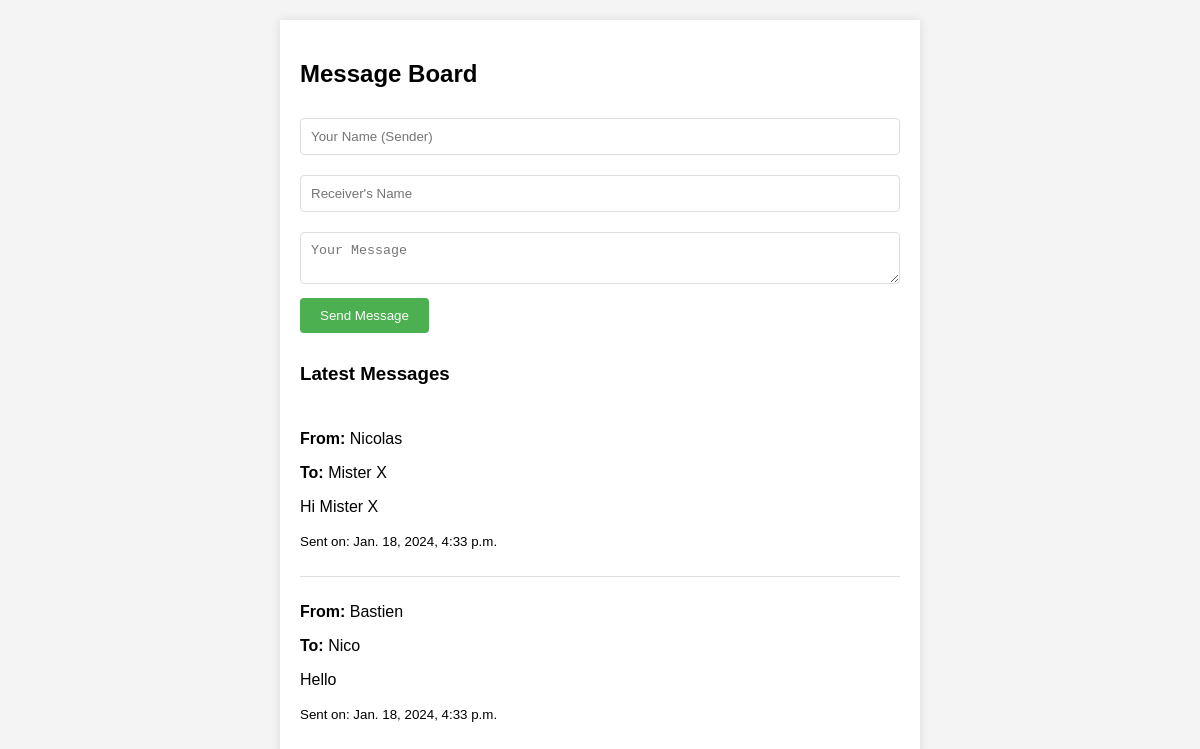
Before: /messages/get/ with the older database file.
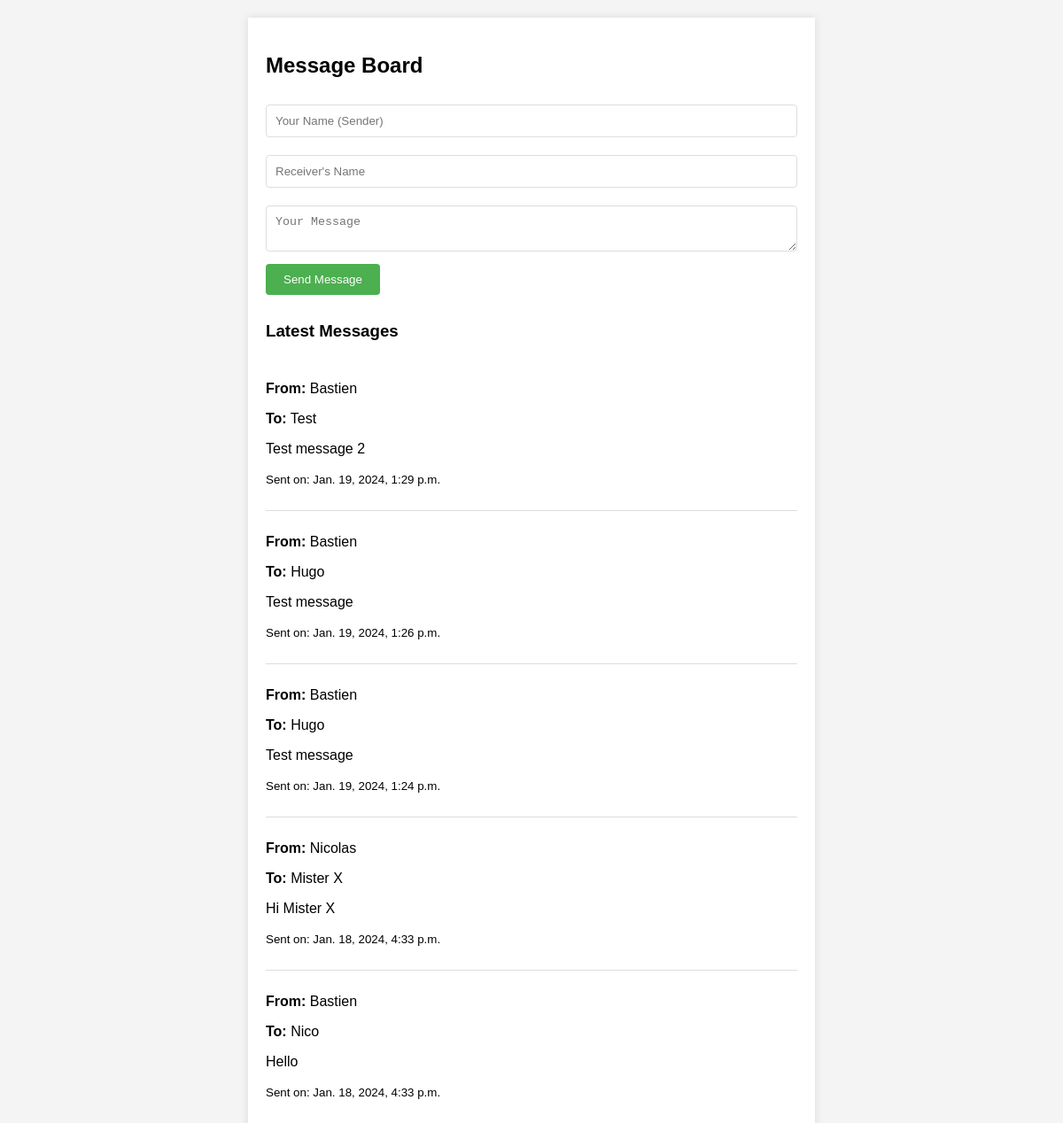
After: the same page with the newer database file.
### MsgApp/models.py (models this page shows)
class Message(models.Model):
    sender = models.CharField(max_length=100)
    receiver = models.CharField(max_length=100)
    content = models.TextField()
    created_at = models.DateTimeField(auto_now_add=True)

### MsgApp/views.py (the view)
# urls.py: path('get/', get_messages, name='get_messages'),
def get_messages(request):
    latest_messages = Message.objects.order_by('-created_at')[:10]
    return render(request, 'MsgApp/message_board.html', {'messages': latest_messages})

### MsgApp/templates/msgapp/message_board.html (shortened to what this page needs)
<!DOCTYPE html>
<html lang="en">
<head>
</head>
<body>
    <div class="container">
        <h2>Message Board</h2>
        <form action="{% url 'submit_message' %}" method="post">
            <input type="text" name="sender" placeholder="Your Name (Sender)" required>
            <input type="text" name="receiver" placeholder="Receiver's Name" required>
            <textarea name="content" placeholder="Your Message" required></textarea>
            <input type="submit" value="Send Message">
        </form>
        <div>
            <h3>Latest Messages</h3>
            {% for message in messages %}
                <div class="message">
                    <p><strong>From:</strong> {{ message.sender }}</p>
                    <p><strong>To:</strong> {{ message.receiver }}</p>
                    <p>{{ message.content }}</p>
                    <p><small>Sent on: {{ message.created_at }}</small></p>
                </div>
            {% empty %}
                <p>No messages yet.</p>
            {% endfor %}
        </div>
    </div>
</body>
</html>

### MsgApp/templates/msgapp/message_board.html (style rules this page uses)
body { font-family: Arial, sans-serif; background-color: #f4f4f4; margin: 0; padding: 20px; }
.container { max-width: 600px; margin: auto; background: white; padding: 20px; box-shadow: 0 0 10px rgba(0, 0, 0, 0.1); }
form { margin-bottom: 30px; }
input[type="text"], textarea { width: 100%; padding: 10px; margin: 10px 0; border: 1px solid #ddd; border-radius: 4px; box-sizing: border-box; }
input[type="submit"] { background-color: #4CAF50; color: white; padding: 10px 20px; border: none; border-radius: 4px; cursor: pointer; }
.message { border-bottom: 1px solid #ddd; padding: 10px 0; }
.message:last-child { border-bottom: none; }

Changed rows visible on the page:
added Message: sender "Bastien", receiver "Test", content "Test message 2", created_at "Jan. 19, 2024, 1:29 p.m."
added Message: sender "Bastien", receiver "Hugo", content "Test message", created_at "Jan. 19, 2024, 1:26 p.m."
added Message: sender "Bastien", receiver "Hugo", content "Test message", created_at "Jan. 19, 2024, 1:24 p.m."
